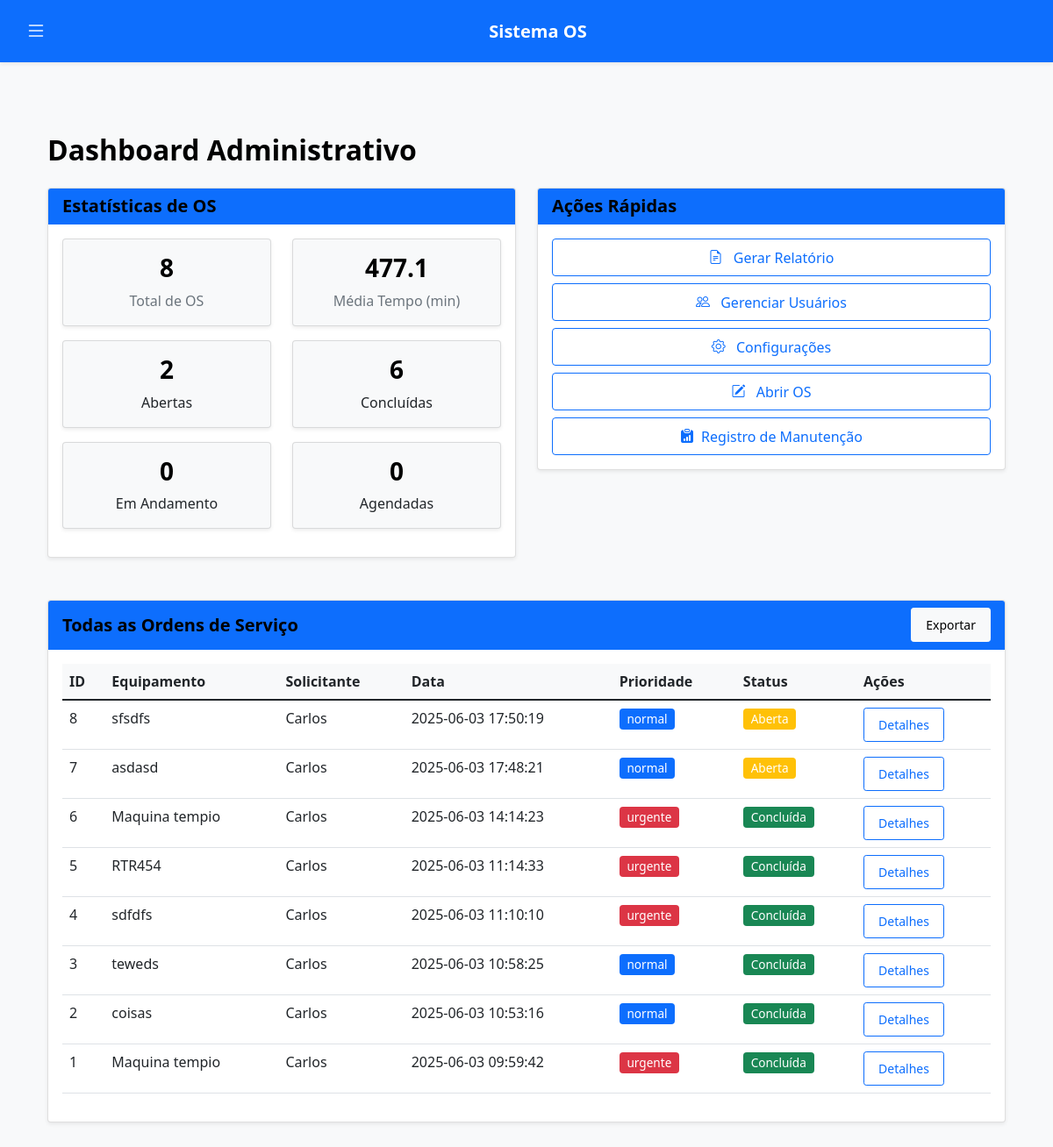
Page /admin (signed in) on the earlier database version.
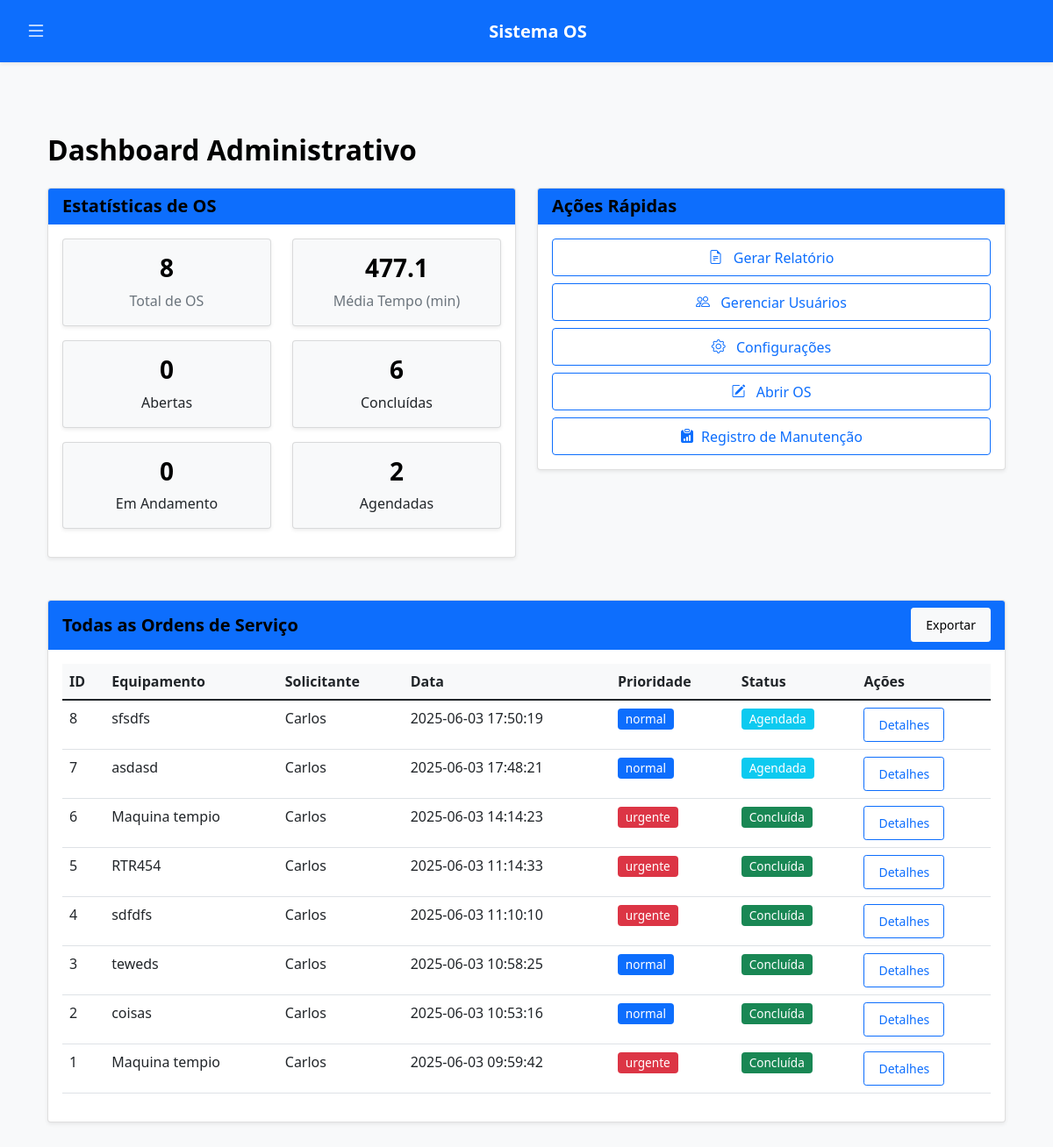
Same page on the later database version.
### tables this page shows
CREATE TABLE ordens_servico (
            id INTEGER PRIMARY KEY AUTOINCREMENT,
            data TEXT NOT NULL DEFAULT CURRENT_TIMESTAMP, -- Data de abertura da OS
            equipamento TEXT NOT NULL,
            problema TEXT NOT NULL,
            prioridade TEXT NOT NULL CHECK(prioridade IN ('baixa', 'normal', 'alta', 'urgente')),
            status TEXT NOT NULL CHECK(status IN ('Aberta', 'Agendada', 'Em andamento', 'Pausada', 'Concluída', 'Cancelada')) DEFAULT 'Aberta',
            solucao TEXT,
            tempo_reparo REAL, -- Em minutos ou horas, a ser calculado
            inicio TEXT,      -- Data/Hora de início do trabalho (pode ser manual ou automático)
            fim TEXT,         -- Data/Hora de conclusão do trabalho (AGORA SERÁ MANUAL)
            solicitante_id INTEGER NOT NULL,
            tecnico_id INTEGER, -- Pode representar o técnico principal ou o que iniciou
            local TEXT,
            setor TEXT,
            data_agendamento TEXT,
            horario_agendamento TEXT,
            FOREIGN KEY (solicitante_id) REFERENCES usuarios (id),
            FOREIGN KEY (tecnico_id) REFERENCES usuarios (id)
        );

CREATE TABLE usuarios (
            id INTEGER PRIMARY KEY AUTOINCREMENT,
            usuario TEXT NOT NULL UNIQUE,
            senha TEXT NOT NULL,
            tipo TEXT NOT NULL CHECK(tipo IN ('solicitante', 'manutencao', 'admin', 'master-admin')),
            nome TEXT NOT NULL,
            email TEXT UNIQUE,
            especialidade TEXT CHECK(especialidade IS NULL OR especialidade IN ('eletricista', 'mecanico')), -- Nova coluna
            ativo BOOLEAN DEFAULT 1,
            data_criacao TEXT DEFAULT CURRENT_TIMESTAMP
        );

### app.py (the view)
@app.route('/admin')
def admin_dashboard():
    if session.get('tipo') not in ['admin','master-admin']:
        flash('Acesso não autorizado ao dashboard administrativo.','danger')
        return redirect(url_for('login'))
    conn = get_db()
    cursor = conn.cursor()
    cursor.execute("""
        SELECT
            COUNT(*) AS total,
            AVG(CASE WHEN tempo_reparo IS NOT NULL THEN tempo_reparo ELSE 0 END) AS media,
            SUM(CASE WHEN status = 'Concluída' THEN 1 ELSE 0 END) AS concluidas,
            SUM(CASE WHEN status = 'Aberta' THEN 1 ELSE 0 END) AS abertas,
            SUM(CASE WHEN status = 'Em andamento' THEN 1 ELSE 0 END) AS em_andamento,
            SUM(CASE WHEN status = 'Agendada' THEN 1 ELSE 0 END) AS agendadas
        FROM ordens_servico
    """)
    stats = cursor.fetchone()
    cursor.execute("""
        SELECT os.*, u.nome as solicitante_nome
        FROM ordens_servico os
        JOIN usuarios u ON os.solicitante_id = u.id
        ORDER BY os.data DESC
        LIMIT 50
    """)
    todas_os = cursor.fetchall()
    conn.close()
    stats_dict = dict(stats)
    stats_dict['media'] = stats_dict['media'] if stats_dict['media'] is not None else 0
    return render_template(
        'administrador/dashboard.html',
        stats=stats_dict,
        todas_os=todas_os
    )

### app.py (called while the page is built)
def get_db():
    if 'db' not in g:
        g.db = sqlite3.connect('db/os.db')
        g.db.row_factory = sqlite3.Row
        g.db.execute("PRAGMA journal_mode=WAL")
        g.db.execute("PRAGMA busy_timeout=5000")
    return g.db

### templates/administrador/dashboard.html (shortened to what the changed rows need)
{% extends "base.html" %}
{% block content %}
<div class="container">
    <h2 class="my-4">Dashboard Administrativo</h2>
    <div class="row">
        <div class="col-md-6 mb-4">
            <div class="card">
                <div class="card-body">
                    <div class="row">
                        <div class="col-6">
                            <div class="card bg-light mb-3">
                                <div class="card-body text-center">
                                    <h3>{{ stats.abertas }}</h3>
                                    <p class="mb-0">Abertas</p>
                                </div>
                            </div>
                        </div>
                        <div class="col-6">
                            <div class="card bg-light mb-3">
                                <div class="card-body text-center">
                                    <h3>{{ stats.agendadas }}</h3>
                                    <p class="mb-0">Agendadas</p>
                                </div>
                            </div>
                        </div>
                    </div>
                </div>
            </div>
        </div>
    </div>
    <div class="card">
        <div class="card-body">
            <div class="table-responsive">
                <table class="table table-hover">
                    <thead class="table-light">
                        <tr>
                            <th>ID</th>
                            <th>Equipamento</th>
                            <th>Solicitante</th>
                            <th>Data</th>
                            <th>Prioridade</th>
                            <th>Status</th>
                            <th>Ações</th>
                        </tr>
                    </thead>
                    <tbody>
                        {% for os in todas_os %}
                        <tr>
                            <td>{{ os.id }}</td>
                            <td>{{ os.equipamento }}</td>
                            <td>{{ os.solicitante_nome }}</td>
                            <td>{{ os.data }}</td>
                            <td>
                                <span class="badge bg-{% if os.prioridade == 'urgente' %}danger{% elif os.prioridade == 'alta' %}warning{% else %}primary{% endif %}">
                                    {{ os.prioridade }}
                                </span>
                            </td>
                            <td>
                                <span class="badge bg-{% if os.status == 'Concluída' %}success{% elif os.status == 'Aberta' %}warning{% else %}info{% endif %}">
                                    {{ os.status }}
                                </span>
                            </td>
                            <td>
                                <a href="{{ url_for('detalhe_os_admin', id=os.id) }}" class="btn btn-sm btn-outline-primary">
                                    Detalhes
                                </a>
                            </td>
                        </tr>
                        {% else %}
                        <tr>
                            <td colspan="7" class="text-center text-muted">Nenhuma ordem de serviço encontrada</td>
                        </tr>
                        {% endfor %}
                    </tbody>
                </table>
            </div>
        </div>
    </div>
</div>
{% endblock %}

Differences in the rows shown:
changed ordens_servico "sfsdfs": status "Aberta" → "Agendada"
changed ordens_servico "asdasd": status "Aberta" → "Agendada"
Other differences:
{{ stats.abertas }}: "2" → "0"
{{ stats.agendadas }}: "0" → "2"
